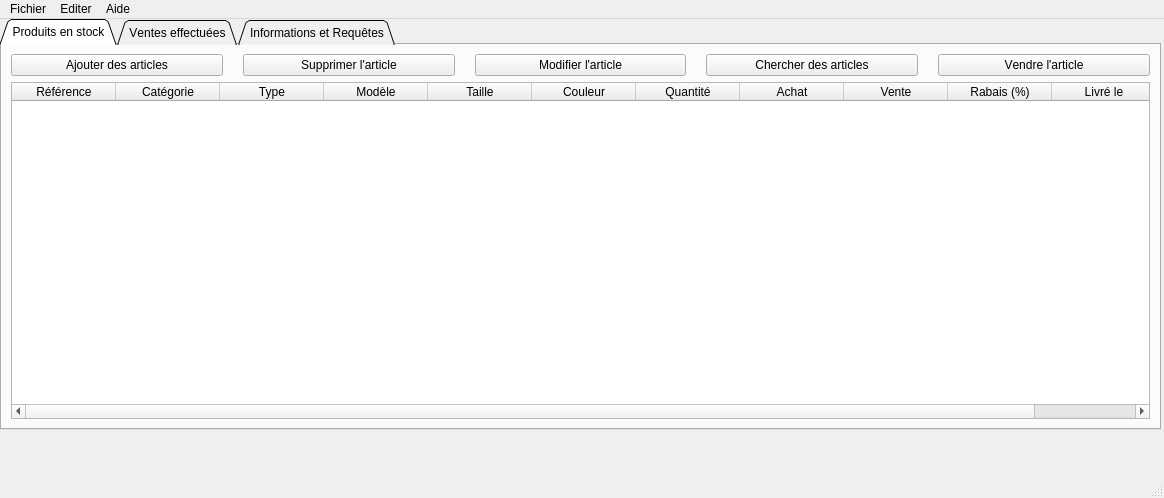
<?xml version="1.0" encoding="UTF-8"?>
<ui version="4.0">
 <class>MainWindow</class>
 <widget class="QMainWindow" name="MainWindow">
  <property name="geometry">
   <rect>
    <x>0</x>
    <y>0</y>
    <width>1164</width>
    <height>498</height>
   </rect>
  </property>
  <property name="windowTitle">
   <string>Gestion de stock</string>
  </property>
  <property name="windowIcon">
   <iconset>
    <normaloff>../appdata/kspread.png</normaloff>../appdata/kspread.png</iconset>
  </property>
  <widget class="QWidget" name="centralwidget">
   <widget class="QWidget" name="horizontalLayoutWidget">
    <property name="geometry">
     <rect>
      <x>0</x>
      <y>0</y>
      <width>1161</width>
      <height>411</height>
     </rect>
    </property>
    <layout class="QHBoxLayout" name="horizontalLayout">
     <property name="sizeConstraint">
      <enum>QLayout::SetDefaultConstraint</enum>
     </property>
     <item>
      <widget class="QTabWidget" name="tabWidget">
       <property name="enabled">
        <bool>true</bool>
       </property>
       <property name="font">
        <font>
         <kerning>false</kerning>
        </font>
       </property>
       <property name="focusPolicy">
        <enum>Qt::NoFocus</enum>
       </property>
       <property name="tabShape">
        <enum>QTabWidget::Triangular</enum>
       </property>
       <property name="currentIndex">
        <number>0</number>
       </property>
       <property name="elideMode">
        <enum>Qt::ElideNone</enum>
       </property>
       <property name="documentMode">
        <bool>false</bool>
       </property>
       <widget class="QWidget" name="onglet_stock">
        <property name="focusPolicy">
         <enum>Qt::NoFocus</enum>
        </property>
        <attribute name="title">
         <string>Produits en stock</string>
        </attribute>
        <layout class="QVBoxLayout" name="verticalLayout_4">
         <item>
          <layout class="QHBoxLayout" name="horizontalLayout_2">
           <property name="spacing">
            <number>20</number>
           </property>
           <item>
            <widget class="QPushButton" name="stock_add">
             <property name="text">
              <string>Ajouter des articles</string>
             </property>
             <property name="icon">
              <iconset>
               <normaloff>../appdata/list-add.png</normaloff>../appdata/list-add.png</iconset>
             </property>
             <property name="default">
              <bool>false</bool>
             </property>
             <property name="flat">
              <bool>false</bool>
             </property>
            </widget>
           </item>
           <item>
            <widget class="QPushButton" name="stock_del">
             <property name="text">
              <string>Supprimer l'article</string>
             </property>
             <property name="icon">
              <iconset>
               <normaloff>../appdata/edit-delete.png</normaloff>../appdata/edit-delete.png</iconset>
             </property>
            </widget>
           </item>
           <item>
            <widget class="QPushButton" name="stock_mod">
             <property name="text">
              <string>Modifier l'article</string>
             </property>
             <property name="icon">
              <iconset>
               <normaloff>../appdata/go-down.png</normaloff>../appdata/go-down.png</iconset>
             </property>
            </widget>
           </item>
           <item>
            <widget class="QPushButton" name="stock_search">
             <property name="text">
              <string>Chercher des articles</string>
             </property>
             <property name="icon">
              <iconset>
               <normaloff>../appdata/edit-find.png</normaloff>../appdata/edit-find.png</iconset>
             </property>
            </widget>
           </item>
           <item>
            <widget class="QPushButton" name="stock_sell">
             <property name="text">
              <string>Vendre l'article</string>
             </property>
             <property name="icon">
              <iconset>
               <normaloff>../appdata/edit-redo.png</normaloff>../appdata/edit-redo.png</iconset>
             </property>
            </widget>
           </item>
          </layout>
         </item>
         <item>
          <layout class="QVBoxLayout" name="verticalLayout_2">
           <item>
            <widget class="QTableWidget" name="tableWidget">
             <property name="editTriggers">
              <set>QAbstractItemView::DoubleClicked</set>
             </property>
             <property name="tabKeyNavigation">
              <bool>false</bool>
             </property>
             <property name="dragEnabled">
              <bool>false</bool>
             </property>
             <property name="dragDropOverwriteMode">
              <bool>false</bool>
             </property>
             <property name="alternatingRowColors">
              <bool>true</bool>
             </property>
             <property name="selectionMode">
              <enum>QAbstractItemView::SingleSelection</enum>
             </property>
             <property name="selectionBehavior">
              <enum>QAbstractItemView::SelectRows</enum>
             </property>
             <property name="gridStyle">
              <enum>Qt::SolidLine</enum>
             </property>
             <property name="sortingEnabled">
              <bool>false</bool>
             </property>
             <property name="wordWrap">
              <bool>false</bool>
             </property>
             <property name="cornerButtonEnabled">
              <bool>false</bool>
             </property>
             <attribute name="horizontalHeaderCascadingSectionResizes">
              <bool>true</bool>
             </attribute>
             <attribute name="horizontalHeaderDefaultSectionSize">
              <number>104</number>
             </attribute>
             <attribute name="horizontalHeaderShowSortIndicator" stdset="0">
              <bool>false</bool>
             </attribute>
             <attribute name="horizontalHeaderStretchLastSection">
              <bool>true</bool>
             </attribute>
             <attribute name="verticalHeaderVisible">
              <bool>false</bool>
             </attribute>
             <attribute name="verticalHeaderCascadingSectionResizes">
              <bool>false</bool>
             </attribute>
             <attribute name="verticalHeaderShowSortIndicator" stdset="0">
              <bool>false</bool>
             </attribute>
             <attribute name="verticalHeaderStretchLastSection">
              <bool>false</bool>
             </attribute>
             <column>
              <property name="text">
               <string>Référence</string>
              </property>
             </column>
             <column>
              <property name="text">
               <string>Catégorie</string>
              </property>
             </column>
             <column>
              <property name="text">
               <string>Type</string>
              </property>
             </column>
             <column>
              <property name="text">
               <string>Modèle</string>
              </property>
             </column>
             <column>
              <property name="text">
               <string>Taille</string>
              </property>
             </column>
             <column>
              <property name="text">
               <string>Couleur</string>
              </property>
             </column>
             <column>
              <property name="text">
               <string>Quantité</string>
              </property>
             </column>
             <column>
              <property name="text">
               <string>Achat</string>
              </property>
             </column>
             <column>
              <property name="text">
               <string>Vente</string>
              </property>
             </column>
             <column>
              <property name="text">
               <string>Rabais (%)</string>
              </property>
             </column>
             <column>
              <property name="text">
               <string>Livré le</string>
              </property>
             </column>
            </widget>
           </item>
          </layout>
         </item>
        </layout>
       </widget>
       <widget class="QWidget" name="onglet_vente">
        <attribute name="title">
         <string>Ventes effectuées</string>
        </attribute>
        <layout class="QVBoxLayout" name="verticalLayout_5">
         <item>
          <layout class="QHBoxLayout" name="horizontalLayout_4">
           <property name="spacing">
            <number>20</number>
           </property>
           <item>
            <widget class="QPushButton" name="sells_add">
             <property name="text">
              <string>Nouvelle vente</string>
             </property>
             <property name="icon">
              <iconset>
               <normaloff>../appdata/list-add.png</normaloff>../appdata/list-add.png</iconset>
             </property>
             <property name="autoDefault">
              <bool>false</bool>
             </property>
             <property name="default">
              <bool>false</bool>
             </property>
             <property name="flat">
              <bool>false</bool>
             </property>
            </widget>
           </item>
           <item>
            <widget class="QPushButton" name="sells_cancel">
             <property name="font">
              <font>
               <weight>50</weight>
               <bold>false</bold>
              </font>
             </property>
             <property name="text">
              <string>Annuler cette vente</string>
             </property>
             <property name="icon">
              <iconset>
               <normaloff>../appdata/edit-undo.png</normaloff>../appdata/edit-undo.png</iconset>
             </property>
             <property name="autoDefault">
              <bool>false</bool>
             </property>
            </widget>
           </item>
          </layout>
         </item>
         <item>
          <layout class="QVBoxLayout" name="verticalLayout_3">
           <item>
            <widget class="QTableWidget" name="tableWidget_2">
             <property name="focusPolicy">
              <enum>Qt::WheelFocus</enum>
             </property>
             <property name="editTriggers">
              <set>QAbstractItemView::DoubleClicked</set>
             </property>
             <property name="tabKeyNavigation">
              <bool>false</bool>
             </property>
             <property name="dragDropOverwriteMode">
              <bool>false</bool>
             </property>
             <property name="alternatingRowColors">
              <bool>true</bool>
             </property>
             <property name="selectionMode">
              <enum>QAbstractItemView::SingleSelection</enum>
             </property>
             <property name="selectionBehavior">
              <enum>QAbstractItemView::SelectRows</enum>
             </property>
             <property name="gridStyle">
              <enum>Qt::SolidLine</enum>
             </property>
             <property name="sortingEnabled">
              <bool>false</bool>
             </property>
             <property name="wordWrap">
              <bool>false</bool>
             </property>
             <property name="cornerButtonEnabled">
              <bool>false</bool>
             </property>
             <attribute name="horizontalHeaderCascadingSectionResizes">
              <bool>true</bool>
             </attribute>
             <attribute name="horizontalHeaderDefaultSectionSize">
              <number>95</number>
             </attribute>
             <attribute name="horizontalHeaderStretchLastSection">
              <bool>true</bool>
             </attribute>
             <attribute name="verticalHeaderVisible">
              <bool>false</bool>
             </attribute>
             <attribute name="verticalHeaderCascadingSectionResizes">
              <bool>false</bool>
             </attribute>
             <column>
              <property name="text">
               <string>Référence</string>
              </property>
             </column>
             <column>
              <property name="text">
               <string>Catégorie</string>
              </property>
             </column>
             <column>
              <property name="text">
               <string>Type</string>
              </property>
             </column>
             <column>
              <property name="text">
               <string>Modèle</string>
              </property>
             </column>
             <column>
              <property name="text">
               <string>Taille</string>
              </property>
             </column>
             <column>
              <property name="text">
               <string>Couleur</string>
              </property>
             </column>
             <column>
              <property name="text">
               <string>Quantité</string>
              </property>
             </column>
             <column>
              <property name="text">
               <string>Achat</string>
              </property>
             </column>
             <column>
              <property name="text">
               <string>Vente</string>
              </property>
             </column>
             <column>
              <property name="text">
               <string>Rabais (%)</string>
              </property>
             </column>
             <column>
              <property name="text">
               <string>Livré le</string>
              </property>
             </column>
             <column>
              <property name="text">
               <string>Vendu le</string>
              </property>
             </column>
            </widget>
           </item>
          </layout>
         </item>
        </layout>
       </widget>
       <widget class="QWidget" name="onglet_info">
        <attribute name="title">
         <string>Informations et Requêtes</string>
        </attribute>
        <layout class="QVBoxLayout" name="verticalLayout_9">
         <item>
          <layout class="QVBoxLayout" name="verticalLayout">
           <item>
            <layout class="QVBoxLayout" name="verticalLayout_6">
             <item>
              <widget class="QLabel" name="label">
               <property name="font">
                <font>
                 <pointsize>16</pointsize>
                 <weight>75</weight>
                 <bold>true</bold>
                </font>
               </property>
               <property name="text">
                <string>Informations</string>
               </property>
              </widget>
             </item>
             <item>
              <layout class="QHBoxLayout" name="horizontalLayout_7">
               <item>
                <widget class="QLabel" name="label_2">
                 <property name="text">
                  <string>Nombre de modèles différents en stock (ref, prix, rabais, livraison) :</string>
                 </property>
                 <property name="margin">
                  <number>0</number>
                 </property>
                 <property name="indent">
                  <number>20</number>
                 </property>
                </widget>
               </item>
               <item>
                <widget class="QLabel" name="nb_model">
                 <property name="text">
                  <string>0</string>
                 </property>
                 <property name="textInteractionFlags">
                  <set>Qt::TextSelectableByMouse</set>
                 </property>
                </widget>
               </item>
              </layout>
             </item>
             <item>
              <layout class="QHBoxLayout" name="horizontalLayout_8">
               <item>
                <widget class="QLabel" name="label_3">
                 <property name="text">
                  <string>Total du nombre d'articles en stock :</string>
                 </property>
                 <property name="indent">
                  <number>20</number>
                 </property>
                </widget>
               </item>
               <item>
                <widget class="QLabel" name="nb_article">
                 <property name="text">
                  <string>0</string>
                 </property>
                 <property name="textInteractionFlags">
                  <set>Qt::TextSelectableByMouse</set>
                 </property>
                </widget>
               </item>
              </layout>
             </item>
            </layout>
           </item>
           <item>
            <layout class="QVBoxLayout" name="verticalLayout_8">
             <item>
              <widget class="QLabel" name="label_4">
               <property name="font">
                <font>
                 <pointsize>16</pointsize>
                 <weight>75</weight>
                 <bold>true</bold>
                </font>
               </property>
               <property name="text">
                <string>Requête</string>
               </property>
              </widget>
             </item>
             <item>
              <layout class="QHBoxLayout" name="horizontalLayout_11">
               <item>
                <widget class="QLabel" name="label_5">
                 <property name="text">
                  <string>Afficher le chiffre d'affaire obtenu sur la livraison du :</string>
                 </property>
                 <property name="indent">
                  <number>20</number>
                 </property>
                </widget>
               </item>
               <item>
                <layout class="QHBoxLayout" name="horizontalLayout_9">
                 <property name="spacing">
                  <number>60</number>
                 </property>
                 <item>
                  <widget class="QDateEdit" name="date_requete1">
                   <property name="calendarPopup">
                    <bool>true</bool>
                   </property>
                   <property name="date">
                    <date>
                     <year>2014</year>
                     <month>1</month>
                     <day>1</day>
                    </date>
                   </property>
                  </widget>
                 </item>
                 <item>
                  <widget class="QPushButton" name="lancer_requete1">
                   <property name="text">
                    <string>Lancer la requête</string>
                   </property>
                   <property name="icon">
                    <iconset>
                     <normaloff>../appdata/arrow-right.png</normaloff>../appdata/arrow-right.png</iconset>
                   </property>
                  </widget>
                 </item>
                </layout>
               </item>
              </layout>
             </item>
             <item>
              <layout class="QHBoxLayout" name="horizontalLayout_14">
               <item>
                <widget class="QLabel" name="label_7">
                 <property name="text">
                  <string>Afficher le chiffre d'affaire obtenu depuis le :</string>
                 </property>
                 <property name="indent">
                  <number>20</number>
                 </property>
                </widget>
               </item>
               <item>
                <layout class="QHBoxLayout" name="horizontalLayout_15">
                 <property name="spacing">
                  <number>60</number>
                 </property>
                 <item>
                  <widget class="QDateEdit" name="date_requete2">
                   <property name="calendarPopup">
                    <bool>true</bool>
                   </property>
                   <property name="date">
                    <date>
                     <year>2014</year>
                     <month>1</month>
                     <day>1</day>
                    </date>
                   </property>
                  </widget>
                 </item>
                 <item>
                  <widget class="QPushButton" name="lancer_requete2">
                   <property name="text">
                    <string>Lancer la requête</string>
                   </property>
                   <property name="icon">
                    <iconset>
                     <normaloff>../appdata/arrow-right.png</normaloff>../appdata/arrow-right.png</iconset>
                   </property>
                  </widget>
                 </item>
                </layout>
               </item>
              </layout>
             </item>
            </layout>
           </item>
           <item>
            <layout class="QVBoxLayout" name="verticalLayout_7">
             <item>
              <widget class="QLabel" name="label_6">
               <property name="font">
                <font>
                 <pointsize>16</pointsize>
                 <weight>75</weight>
                 <bold>true</bold>
                </font>
               </property>
               <property name="text">
                <string>Résultat</string>
               </property>
              </widget>
             </item>
             <item>
              <layout class="QHBoxLayout" name="horizontalLayout_12">
               <item>
                <layout class="QHBoxLayout" name="horizontalLayout_13">
                 <item>
                  <widget class="QLabel" name="label_8">
                   <property name="text">
                    <string>Chiffre d'affaire obtenu le </string>
                   </property>
                   <property name="indent">
                    <number>20</number>
                   </property>
                  </widget>
                 </item>
                 <item>
                  <widget class="QLabel" name="date_result1">
                   <property name="text">
                    <string/>
                   </property>
                  </widget>
                 </item>
                </layout>
               </item>
               <item>
                <widget class="QLabel" name="recette_result1">
                 <property name="text">
                  <string>0 euros</string>
                 </property>
                 <property name="textInteractionFlags">
                  <set>Qt::TextSelectableByMouse</set>
                 </property>
                </widget>
               </item>
              </layout>
             </item>
             <item>
              <layout class="QHBoxLayout" name="horizontalLayout_16">
               <item>
                <layout class="QHBoxLayout" name="horizontalLayout_17">
                 <item>
                  <widget class="QLabel" name="label_10">
                   <property name="text">
                    <string>Chiffre d'affaire obtenu depuis le</string>
                   </property>
                   <property name="indent">
                    <number>20</number>
                   </property>
                  </widget>
                 </item>
                 <item>
                  <widget class="QLabel" name="date_result2">
                   <property name="text">
                    <string/>
                   </property>
                  </widget>
                 </item>
                </layout>
               </item>
               <item>
                <widget class="QLabel" name="recette_result2">
                 <property name="text">
                  <string>0 euros</string>
                 </property>
                 <property name="textInteractionFlags">
                  <set>Qt::TextSelectableByMouse</set>
                 </property>
                </widget>
               </item>
              </layout>
             </item>
            </layout>
           </item>
          </layout>
         </item>
        </layout>
       </widget>
      </widget>
     </item>
    </layout>
   </widget>
   <widget class="QWidget" name="horizontalLayoutWidget_4">
    <property name="geometry">
     <rect>
      <x>10</x>
      <y>410</y>
      <width>1151</width>
      <height>31</height>
     </rect>
    </property>
    <layout class="QHBoxLayout" name="horizontalLayout_3">
     <item>
      <widget class="QLabel" name="etat">
       <property name="text">
        <string/>
       </property>
      </widget>
     </item>
    </layout>
   </widget>
   <zorder>horizontalLayoutWidget</zorder>
   <zorder>horizontalLayoutWidget_4</zorder>
   <zorder>pushButton_2</zorder>
   <zorder>pushButton</zorder>
  </widget>
  <widget class="QMenuBar" name="menubar">
   <property name="geometry">
    <rect>
     <x>0</x>
     <y>0</y>
     <width>1164</width>
     <height>29</height>
    </rect>
   </property>
   <widget class="QMenu" name="menuFichier">
    <property name="title">
     <string>Fichier</string>
    </property>
    <addaction name="actionNouveau_Stock"/>
    <addaction name="actionNouvelle_Vente"/>
    <addaction name="separator"/>
    <addaction name="actionOuvrir_Stock"/>
    <addaction name="actionOuvrir_Vente"/>
    <addaction name="separator"/>
    <addaction name="actionEnregistrer_Stock"/>
    <addaction name="actionEnregistrer_Vente"/>
    <addaction name="separator"/>
    <addaction name="actionEnregistrer_Stock_sous"/>
    <addaction name="actionEnregistrer_Vente_sous"/>
    <addaction name="separator"/>
    <addaction name="actionQuitter"/>
   </widget>
   <widget class="QMenu" name="menuEditer">
    <property name="title">
     <string>Editer</string>
    </property>
    <addaction name="actionEnregistrement"/>
    <addaction name="actionVente"/>
   </widget>
   <widget class="QMenu" name="menuAide">
    <property name="title">
     <string>Aide</string>
    </property>
    <addaction name="actionManuel"/>
    <addaction name="actionA_Propos"/>
    <addaction name="actionA_Propos_de_Qt"/>
   </widget>
   <addaction name="menuFichier"/>
   <addaction name="menuEditer"/>
   <addaction name="menuAide"/>
  </widget>
  <widget class="QStatusBar" name="statusbar"/>
  <action name="actionNouveau_Stock">
   <property name="text">
    <string>Nouveau Stock</string>
   </property>
  </action>
  <action name="actionOuvrir_Stock">
   <property name="text">
    <string>Ouvrir Stock...</string>
   </property>
  </action>
  <action name="actionEnregistrer_Stock">
   <property name="text">
    <string>Enregistrer Stock</string>
   </property>
  </action>
  <action name="actionEnregistrer_Stock_sous">
   <property name="text">
    <string>Enregistrer Stock sous...</string>
   </property>
  </action>
  <action name="actionEnregistrement">
   <property name="text">
    <string>Enregistrement</string>
   </property>
  </action>
  <action name="actionVente">
   <property name="text">
    <string>Vente</string>
   </property>
  </action>
  <action name="actionQuitter">
   <property name="text">
    <string>Quitter</string>
   </property>
   <property name="shortcut">
    <string>Ctrl+Q</string>
   </property>
  </action>
  <action name="actionPreferences">
   <property name="text">
    <string>Préférences...</string>
   </property>
  </action>
  <action name="actionManuel">
   <property name="text">
    <string>Manuel...</string>
   </property>
  </action>
  <action name="actionOuvrir_Vente">
   <property name="text">
    <string>Ouvrir Vente...</string>
   </property>
  </action>
  <action name="actionNouvelle_Vente">
   <property name="text">
    <string>Nouvelle Vente</string>
   </property>
  </action>
  <action name="actionEnregistrer_Vente">
   <property name="text">
    <string>Enregistrer Vente</string>
   </property>
  </action>
  <action name="actionEnregistrer_Vente_sous">
   <property name="text">
    <string>Enregistrer Vente sous...</string>
   </property>
  </action>
  <action name="actionA_Propos">
   <property name="text">
    <string>A Propos...</string>
   </property>
  </action>
  <action name="actionA_Propos_de_Qt">
   <property name="text">
    <string>A Propos de Qt...</string>
   </property>
  </action>
 </widget>
 <resources/>
 <connections/>
</ui>
